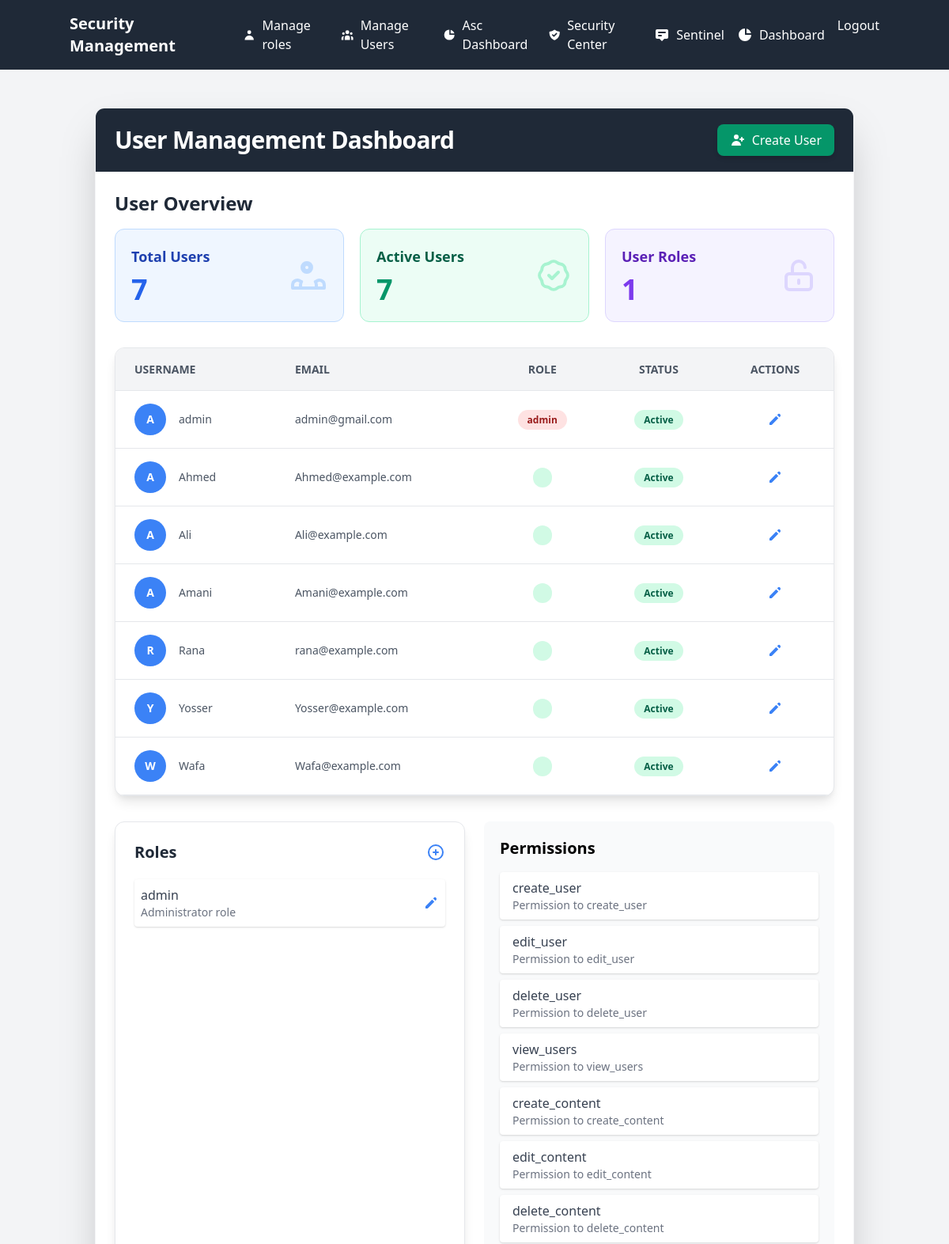
Before: /admin/admin/dashboard (signed in, upper part) with the older database file.
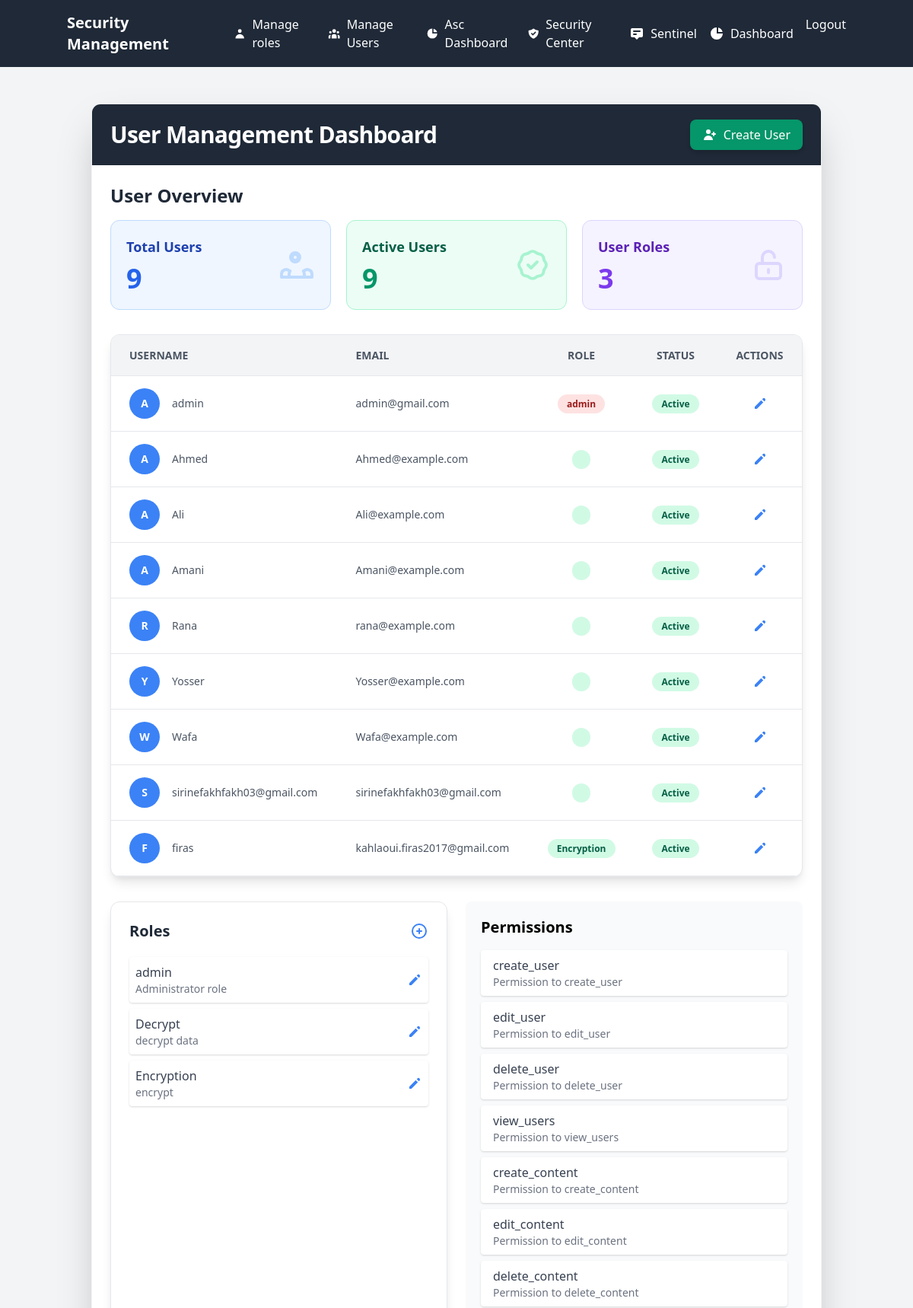
After: the same page with the newer database file.
### app.py (models this page shows)
class User(UserMixin, db.Model):
    id = db.Column(db.Integer, primary_key=True)
    username = db.Column(db.String(80), unique=True, nullable=False)
    email = db.Column(db.String(120), unique=True, nullable=False)
    password_hash = db.Column(db.String(120), nullable=False)
    role = db.Column(db.String(20), nullable=False, default='user')
    totp_secret = db.Column(db.String(120), nullable=True)
    role_id = db.Column(db.Integer, db.ForeignKey('role.id'), nullable=True)
    role_relation = db.relationship('Role', backref='users', foreign_keys=[role_id])
    is_active = db.Column(db.Boolean, default=True)  # Add this for user status
    def has_permission(self, permission_name):
        if not self.role_relation:
            return False
        return db.session.query(
            exists().where(
                and_(
                    RolePermission.role_id == self.role_relation.id,
                    Permission.name == permission_name
                )
            )
        ).scalar()

class Role(db.Model):
    id = db.Column(db.Integer, primary_key=True)
    name = db.Column(db.String(50), unique=True, nullable=False)
    description = db.Column(db.String(200))
    s_system_role = db.Column(db.Boolean, default=False)
    role_permissions = db.relationship('RolePermission', back_populates='role', cascade='all, delete-orphan')

class Permission(db.Model):
    id = db.Column(db.Integer, primary_key=True)
    name = db.Column(db.String(50), unique=True, nullable=False)
    description = db.Column(db.String(200))
    role_permissions = db.relationship('RolePermission', back_populates='permission')

### app.py (the view)
@admin_bp.route('/admin/dashboard')
@login_required
def admin_dashboard():
    total_users = User.query.count()
    active_users = User.query.filter(User.is_active == True).count()
    users = User.query.all()
    roles = Role.query.all()
    permissions = Permission.query.all()
    return render_template('admin/dashboard.html',
                           total_users=total_users,
                           active_users=active_users,
                           users=users,
                           roles=roles,
                           permissions=permissions)

### app.py (called while the page is built)
@login_manager.user_loader
def load_user(user_id):
    return db.session.get(User, int(user_id))

### templates/admin/dashboard.html (shortened to what this page needs)
{% extends "base.html" %}
{% block content %}
<div class="container mx-auto px-4 py-8 bg-gray-100 dark:bg-gray-900 min-h-screen">
    <div class="bg-white dark:bg-gray-800 shadow-2xl rounded-xl overflow-hidden border border-gray-100 dark:border-gray-700">
        <div class="bg-gray-800 text-white px-6 py-5 flex justify-between items-center">
            <h1 class="text-3xl font-extrabold tracking-tight">User Management Dashboard</h1>
            <div class="space-x-3">
                <a href="{{ url_for('admin_bp.create_user') }}"
                   class="bg-green-600 hover:bg-green-700 px-4 py-2 rounded-lg transition transform hover:scale-105 flex items-center shadow-md">
                    <svg xmlns="http://www.w3.org/2000/svg" class="h-5 w-5 mr-2" viewBox="0 0 20 20" fill="currentColor">
                        <path d="M8 9a3 3 0 100-6 3 3 0 000 6zM8 11a6 6 0 016 6H2a6 6 0 016-6zM16 7a1 1 0 10-2 0v1h-1a1 1 0 100 2h1v1a1 1 0 102 0v-1h1a1 1 0 100-2h-1V7z" />
                    </svg>
                    Create User
                </a>
            </div>
        </div>
        <div class="p-6">
            <div class="mb-8">
                <h2 class="text-2xl font-semibold text-gray-800 dark:text-gray-100 mb-4">User Overview</h2>
                <div class="grid grid-cols-1 md:grid-cols-3 gap-5 mb-8">
                    <div class="bg-blue-50 dark:bg-blue-900/50 border border-blue-200 dark:border-blue-800 p-5 rounded-xl transform transition hover:scale-102 hover:shadow-lg">
                        <div class="flex justify-between items-center">
                            <div>
                                <h3 class="text-lg font-semibold text-blue-800 dark:text-blue-200 mb-2">Total Users</h3>
                                <p class="text-4xl font-bold text-blue-600 dark:text-blue-300">{{ total_users }}</p>
                            </div>
                        </div>
                    </div>
                    <div class="bg-green-50 dark:bg-green-900/50 border border-green-200 dark:border-green-800 p-5 rounded-xl transform transition hover:scale-102 hover:shadow-lg">
                        <div class="flex justify-between items-center">
                            <div>
                                <h3 class="text-lg font-semibold text-green-800 dark:text-green-200 mb-2">Active Users</h3>
                                <p class="text-4xl font-bold text-green-600 dark:text-green-300">{{ active_users }}</p>
                            </div>
                        </div>
                    </div>
                    <div class="bg-purple-50 dark:bg-purple-900/50 border border-purple-200 dark:border-purple-800 p-5 rounded-xl transform transition hover:scale-102 hover:shadow-lg">
                        <div class="flex justify-between items-center">
                            <div>
                                <h3 class="text-lg font-semibold text-purple-800 dark:text-purple-200 mb-2">User Roles</h3>
                                <p class="text-4xl font-bold text-purple-600 dark:text-purple-300">{{ roles|length }}</p>
                            </div>
                        </div>
                    </div>
                </div>
                <div class="bg-white dark:bg-gray-800 shadow-lg rounded-xl overflow-hidden border dark:border-gray-600">
                    <table class="w-full">
                        <thead class="bg-gray-100 dark:bg-gray-900 border-b dark:border-gray-600">
                            <tr class="text-gray-600 dark:text-gray-300 uppercase text-sm leading-normal">
                                <th class="py-4 px-6 text-left">Username</th>
                                <th class="py-4 px-6 text-left">Email</th>
                                <th class="py-4 px-6 text-center">Role</th>
                                <th class="py-4 px-6 text-center">Status</th>
                                <th class="py-4 px-6 text-center">Actions</th>
                            </tr>
                        </thead>
                        <tbody class="text-gray-600 dark:text-gray-300 text-sm">
                            {% for user in users %}
                            <tr class="border-b dark:border-gray-600 hover:bg-gray-50 dark:hover:bg-gray-700 transition">
                                <td class="py-4 px-6">
                                    <div class="flex items-center">
                                        <div class="mr-4">
                                            <div class="w-10 h-10 rounded-full bg-blue-500 text-white flex items-center justify-center font-bold">
                                                {{ user.username[0]|upper }}
                                            </div>
                                        </div>
                                        <span class="font-medium dark:text-gray-200">{{ user.username }}</span>
                                    </div>
                                </td>
                                <td class="py-4 px-6 dark:text-gray-200">{{ user.email }}</td>
                                <td class="py-4 px-6 text-center">
                                    <span class="px-3 py-1 rounded-full text-xs font-semibold
                                        {% if user.role_relation.name == 'admin' %}bg-red-100 text-red-800 dark:bg-red-900/50 dark:text-red-300
                                        {% elif user.role_relation.name == 'manager' %}bg-yellow-100 text-yellow-800 dark:bg-yellow-900/50 dark:text-yellow-300
                                        {% else %}bg-green-100 text-green-800 dark:bg-green-900/50 dark:text-green-300{% endif %}">
                                        {{ user.role_relation.name }}
                                    </span>
                                </td>
                                <td class="py-4 px-6 text-center">
                                    <span class="px-3 py-1 rounded-full text-xs font-semibold
                                        {% if user.is_active %}bg-green-100 text-green-800 dark:bg-green-900/50 dark:text-green-300
                                        {% else %}bg-red-100 text-red-800 dark:bg-red-900/50 dark:text-red-300{% endif %}">
                                        {{ 'Active' if user.is_active else 'Inactive' }}
                                    </span>
                                </td>
                                <td class="py-4 px-6 text-center">
                                    <div class="flex item-center justify-center space-x-3">
                                        {% if current_user.has_permission('edit_user') %}
                                        <a href="{{ url_for('admin_bp.edit_user', user_id=user.id) }}"
                                           class="text-blue-500 hover:text-blue-700 dark:text-blue-400 dark:hover:text-blue-300 transition transform hover:scale-125" title="Edit User">
                                            <svg xmlns="http://www.w3.org/2000/svg" class="h-5 w-5" viewBox="0 0 20 20" fill="currentColor">
                                                <path d="M13.586 3.586a2 2 0 112.828 2.828l-.793.793-2.828-2.828.793-.793zM11.379 5.793L3 14.172V17h2.828l8.38-8.379-2.83-2.828z" />
                                            </svg>
                                        </a>
                                        {% endif %}
                                    </div>
                                </td>
                            </tr>
                            {% endfor %}
                        </tbody>
                    </table>
                </div>
            <div class="grid md:grid-cols-2 gap-6 mt-8">
                <div class="bg-white dark:bg-gray-700 rounded-xl shadow-lg border dark:border-gray-600 p-6">
                    <div class="flex justify-between items-center mb-5">
                        <h3 class="text-xl font-bold text-gray-800 dark:text-gray-200">Roles</h3>
                        {% if current_user.has_permission('create_role') %}
                        <a href="{{ url_for('admin_bp.create_role') }}" class="text-blue-500 hover:text-blue-700 transition transform hover:scale-125">
                            <svg xmlns="http://www.w3.org/2000/svg" class="h-6 w-6" fill="none" viewBox="0 0 24 24" stroke="currentColor">
                                <path stroke-linecap="round" stroke-linejoin="round" stroke-width="2" d="M12 9v3m0 0v3m0-3h3m-3 0H9m12 0a9 9 0 11-18 0 9 9 0 0118 0z" />
                            </svg>
                        </a>
                        {% endif %}
                    </div>
                    {% for role in roles %}
                    <div class="flex justify-between items-center mb-2 p-2 bg-white rounded shadow">
                        <div>
                            <span class="font-medium text-gray-700">{{ role.name }}</span>
                            <p class="text-sm text-gray-500">{{ role.description }}</p>
                        </div>
                        <div class="flex space-x-2">
                            {% if current_user.has_permission('edit_role') %}
                            <a href="{{ url_for('admin_bp.edit_role', role_id=role.id) }}"
                               class="text-blue-500 hover:text-blue-700">
                                <svg xmlns="http://www.w3.org/2000/svg" class="h-5 w-5" viewBox="0 0 20 20" fill="currentColor">
                                    <path d="M13.586 3.586a2 2 0 112.828 2.828l-.793.793-2.828-2.828.793-.793zM11.379 5.793L3 14.172V17h2.828l8.38-8.379-2.83-2.828z" />
                                </svg>
                            </a>
                            {% endif %}
                        </div>
                    </div>
                    {% endfor %}
                </div>
                <div class="bg-gray-50 rounded-lg p-5">
                    <h3 class="text-xl font-semibold mb-4">Permissions</h3>
                    <div class="space-y-2">
                        {% for permission in permissions %}
                        <div class="bg-white shadow rounded px-4 py-2 flex justify-between items-center">
                            <div>
                                <span class="font-medium text-gray-700">{{ permission.name }}</span>
                                <p class="text-sm text-gray-500">{{ permission.description }}</p>
                            </div>
                        </div>
                        {% endfor %}
                    </div>
                </div>
            </div>
        </div>
    </div>
</div>
{% endblock %}

### templates/base.html (shortened to what this page needs)
<!DOCTYPE html>
<html lang="en">
<head>
    <link href="https://cdn.jsdelivr.net/npm/tailwindcss@2.2.19/dist/tailwind.min.css" rel="stylesheet">
</head>
<body class="bg-gray-100" x-data="{ mobileMenuOpen: false }">
    <nav class="bg-gray-800 text-white p-4">
        <div class="container mx-auto flex justify-between items-center">
            <div class="flex items-center">
                <h1 class="text-xl font-bold mr-6">Security Management</h1>
            </div>
            <div class="hidden md:flex space-x-4">
                {% if current_user.is_authenticated %}
                    <a href="{{ url_for('admin_bp.manage_roles') }}" class="hover:text-gray-200 flex items-center">
                        <svg xmlns="http://www.w3.org/2000/svg" class="h-5 w-5 mr-2" viewBox="0 0 20 20" fill="currentColor">
                            <path fill-rule="evenodd" d="M10 9a3 3 0 100-6 3 3 0 000 6zm-7 9a7 7 0 1114 0H3z" clip-rule="evenodd" />
                        </svg>
                        Manage roles
                    </a>
                    <a href="{{ url_for('admin_bp.manage_users') }}" class="hover:text-gray-200 flex items-center">
                        Manage Users
                    </a>
                    <a href="{{ url_for('asc_dashboard') }}" class="hover:text-gray-200 flex items-center">
                        <svg xmlns="http://www.w3.org/2000/svg" class="h-5 w-5 mr-2" viewBox="0 0 20 20" fill="currentColor">
                            <path d="M2 10a8 8 0 018-8v8h8a8 8 0 11-16 0z" />
                            <path d="M12 2.252A8.014 8.014 0 0117.748 8H12V2.252z" />
                        </svg>
                        Asc Dashboard
                    </a>
                    <a href="{{ url_for('security_center') }}" class="hover:text-gray-200 flex items-center">
                        Security Center
                    </a>
                    <a href="{{ url_for('sentinel') }}" class="hover:text-gray-200 flex items-center">
                        <svg xmlns="http://www.w3.org/2000/svg" class="h-5 w-5 mr-2" viewBox="0 0 20 20" fill="currentColor">
                            <path fill-rule="evenodd" d="M18 13V5a2 2 0 00-2-2H4a2 2 0 00-2 2v8a2 2 0 002 2h3l3 3 3-3h3a2 2 0 002-2zM5 7a1 1 0 011-1h8a1 1 0 110 2H6a1 1 0 01-1-1zm1 3a1 1 0 100 2h3a1 1 0 100-2H6z" clip-rule="evenodd" />
                        </svg>
                        Sentinel
                    </a>
                    <a href="{{ url_for('admin_bp.admin_dashboard') }}" class="hover:text-gray-200 flex items-center">
                        <svg xmlns="http://www.w3.org/2000/svg" class="h-5 w-5 mr-2" viewBox="0 0 20 20" fill="currentColor">
                            <path d="M2 10a8 8 0 018-8v8h8a8 8 0 11-16 0z" />
                            <path d="M12 2.252A8.014 8.014 0 0117.748 8H12V2.252z" />
                        </svg>
                        Dashboard
                    </a>
                    <form action="{{ url_for('logout') }}" method="POST" class="inline">
                        <button type="submit" class="hover:text-gray-200">Logout</button>
                    </form>
                {% else %}
                    <a href="{{ url_for('login') }}" class="hover:text-gray-200">Login</a>
                    <a href="{{ url_for('register') }}" class="hover:text-gray-200">Register</a>
                {% endif %}
            </div>
        </div>
    </nav>
    <div class="container mx-auto p-4">
        {% block content %}{% endblock %}
    </div>
</body>
</html>

Changed rows visible on the page:
added User: username "S", username "sirinefakhfakh03@gmail.com", email "sirinefakhfakh03@gmail.com", is_active "Active"
added User: username "F", username "firas", email "kahlaoui.firas2017@gmail.com", role_relation.name "Encryption", is_active "Active"
added Role: name "Decrypt", description "decrypt data"
added Role: name "Encryption", description "encrypt"
Other visible differences:
{{ total_users }}: "7" → "9"
{{ active_users }}: "7" → "9"
{{ roles|length }}: "1" → "3"
